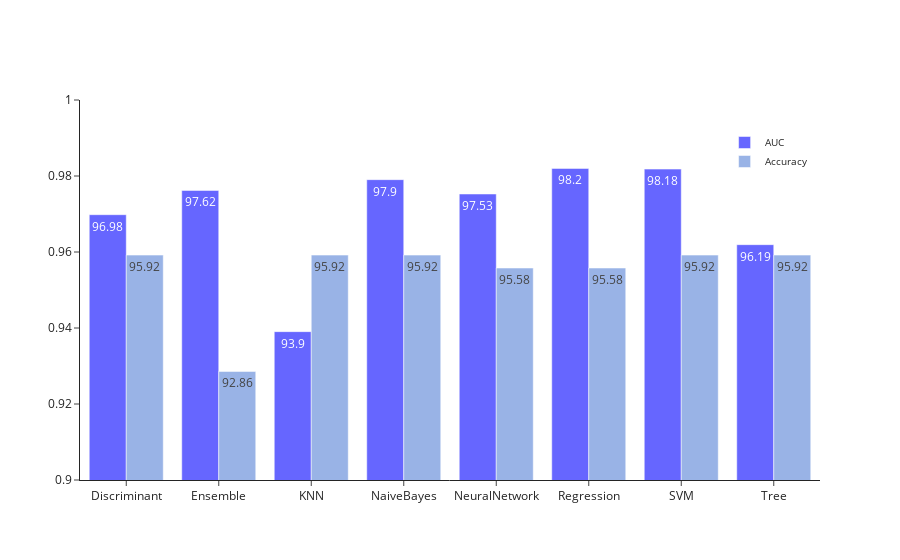

Write notebook code for a chart like this one.
### Code cell
auc=[0.969817, 0.976203, 0.939045, 0.979040, 0.975261, 0.981994, 0.981810, 0.961931]
accuracy=[0.9591836735,0.9285714286,0.9591836735,0.9591836735,0.9557823129,0.9557823129,0.9591836735,0.9591836735]

fig = go.Figure(data=go.Bar(
    x=list(range(8)), y=auc,
    text=[96.98, 97.62, 93.90, 97.90, 97.53, 98.20, 98.18, 96.19],
    textposition='auto',
    marker_color='#6666ff',
    name='AUC',
))

fig.add_bar(
    x=list(range(8)), y=accuracy,
    text=[95.92,92.86,95.92,95.92,95.58,95.58,95.92,95.92],
    textposition='auto',
    marker_color='#99b3e6',
    name='Accuracy',
)

fig.update_layout(
    yaxis_range=[0.9,1],
    template='simple_white'),

fig.update_layout(
    xaxis = dict(
        tickmode = 'array',
        tickvals = list(range(8)),
        ticktext = function_list,
    )
)

fig.update_layout(legend=dict(
    yanchor="bottom",
    y=0.8,
    xanchor="right",
    x=0.99,
    font=dict(
            size=10,
        ),
))


fig.show()
#pio.write_image(fig, 'E:/Topological_Analysis_of_Time_Series/pictures/pdf_graph_raw/Result_AUC_Accuracy.pdf')

### Figure 1 — Plotly figure (JSON) as saved in the notebook; plotly's stock layout.template omitted (floating-point values rounded to 4 significant figures)
{"data": [{"marker": {"color": "#6666ff"}, "name": "AUC", "text": ["96.98", "97.62", "93.9", "97.9", "97.53", "98.2", "98.18", "96.19"], "textposition": "auto", "type": "bar", "x": [0, 1, 2, 3, 4, 5, 6, 7], "y": [0.9698, 0.9762, 0.939, 0.979, 0.9753, 0.982, 0.9818, 0.9619]}, {"marker": {"color": "#99b3e6"}, "name": "Accuracy", "text": ["95.92", "92.86", "95.92", "95.92", "95.58", "95.58", "95.92", "95.92"], "textposition": "auto", "type": "bar", "x": [0, 1, 2, 3, 4, 5, 6, 7], "y": [0.9592, 0.9286, 0.9592, 0.9592, 0.9558, 0.9558, 0.9592, 0.9592]}], "layout": {"legend": {"font": {"size": 10}, "x": 0.99, "xanchor": "right", "y": 0.8, "yanchor": "bottom"}, "xaxis": {"tickmode": "array", "ticktext": ["Discriminant", "Ensemble", "KNN", "NaiveBayes", "NeuralNetwork", "Regression", "SVM", "Tree"], "tickvals": [0, 1, 2, 3, 4, 5, 6, 7]}, "yaxis": {"range": [0.9, 1]}}}
